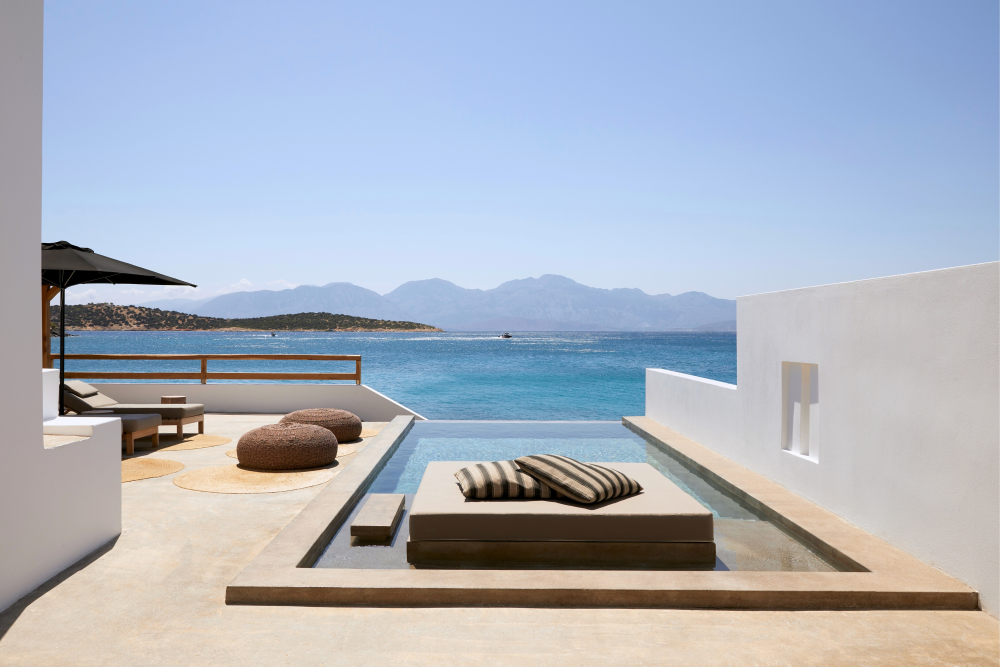
#> input picture 31. Minos Beach Art Hotel_ThreeBedroomVillawithPool.jpg, 3000 x 2000 px (shown at 1/3 size)
$ python -i carousel_builder.py   (imports and definitions only)
#> lines starting #> are read from the running program, lines starting #| are printed output that depends on the picture
#!/usr/bin/env python3
# STRANDATLAS · CAROUSEL-BUILDER  (kanonisch, persistiert 27.10.2026)
# Format: 1080x1350 (4:5).
# KANON:
#   Cover (Slide 1):  Haus-Name (Cormorant 500, creme) + Region (Jost 500 CAPS, gold, ls)
#                     — bottom-center, KEIN Eyebrow.
#   Slides 2–7:       cleane Motive (nur Crop, kein Text).
#   Schluss (Slide 8):"Das ganze Porträt" (Cormorant 500, creme)
#                     + "STRANDATLAS.DE" (Jost 500 CAPS, gold, ls) — bottom-center.
#   WICHTIG: "Porträt der Woche" / "Diese Woche im Porträt" gehört AUSSCHLIESSLICH
#            in den Story-Teaser, NIE ins Carousel.
# Text: SS=3 supersampled, Navy-Scharfschatten (+2px, blur). Cover/Schluss mit dezentem Boden-Scrim.
# API:
#   cover(src, house, region, bx=.5, by=.5) -> PIL.Image
#   clean(src, bx=.5, by=.5)                -> PIL.Image
#   closing(src, bx=.5, by=.5)              -> PIL.Image
#   src = Pfad (str) ODER PIL.Image.
import bisect
from PIL import Image, ImageDraw, ImageFont, ImageFilter, ImageOps
Image.MAX_IMAGE_PIXELS=None
FD="/root/.fonts/"
GOLD=(169,133,78); GOLDL=(235,217,176); CREME=(246,241,230); NAVY=(30,42,56)
SS=3; CW,CH=1080,1350
CORM="cormorant-garamond-500.ttf"; JOST="jost-500.ttf"
def _f(f,s): return ImageFont.truetype(FD+f,int(s*SS))
def _load(src):
    im = src if isinstance(src, Image.Image) else Image.open(src)
    return ImageOps.exif_transpose(im).convert("RGB")
def crop(src,bx=.5,by=.5,ow=CW,oh=CH):
    im=_load(src); w,h=im.size; r=ow/oh; cur=w/h
    if cur>r: nw=int(round(h*r)); x=int(round((w-nw)*bx)); im=im.crop((x,0,x+nw,h))
    else: nh=int(round(w/r)); y=int(round((h-nh)*by)); im=im.crop((0,y,w,y+nh))
    return im.resize((ow,oh),Image.LANCZOS)
def _vscrim(stops):
    m=Image.new("L",(1,CH),0); px=m.load()
    ps=[s[0] for s in stops]; al=[s[1] for s in stops]
    for y in range(CH):
        t=y/CH
        if t<=ps[0]: v=al[0]
        elif t>=ps[-1]: v=al[-1]
        else:
            i=bisect.bisect_right(ps,t)-1; fr=(t-ps[i])/(ps[i+1]-ps[i]); v=int(al[i]+(al[i+1]-al[i])*fr)
        px[0,y]=v
    return m.resize((CW,CH))
def _navy(mask):
    out=Image.new("RGBA",(CW,CH)); out.paste(Image.new("RGB",(CW,CH),NAVY),(0,0)); out.putalpha(mask); return out
def _fit(txt,font_file,base,maxw=960):
    s=base; f=_f(font_file,s)
    d=ImageDraw.Draw(Image.new("RGBA",(10,10)))
    while s>44 and d.textlength(txt,font=f) > maxw*SS:
        s-=2; f=_f(font_file,s)
    return f
def _text(items):
    sh=Image.new("RGBA",(CW*SS,CH*SS),(0,0,0,0)); ds=ImageDraw.Draw(sh)
    tx=Image.new("RGBA",(CW*SS,CH*SS),(0,0,0,0)); d=ImageDraw.Draw(tx)
    for it in items:
        f=it["font"]; t=it["text"]; ls=it.get("ls",0)*SS; col=it["fill"]; y=int(it["y"]*SS)
        wtot=sum(d.textlength(c,font=f)+ls for c in t)-ls; x=(CW*SS-wtot)/2; xx=x
        for c in t:
            ds.text((xx,y+int(2*SS)),c,font=f,fill=NAVY+(210,))
            d.text((xx,y),c,font=f,fill=col+(255,)); xx+=d.textlength(c,font=f)+ls
    sh=sh.filter(ImageFilter.GaussianBlur(int(2.4*SS)))
    return Image.alpha_composite(sh,tx).resize((CW,CH),Image.LANCZOS)
def _compose(base,scrim_stops,items):
    im=base.convert("RGBA")
    im=Image.alpha_composite(im,_navy(_vscrim(scrim_stops)))
    return Image.alpha_composite(im,_text(items)).convert("RGB")

def clean(src,bx=.5,by=.5):
    return crop(src,bx,by)

def cover(src,house,region,bx=.5,by=.5):
    base=crop(src,bx,by)
    fh=_fit(house,CORM,86)
    items=[dict(text=house,       font=fh,            fill=CREME, y=1150, ls=0),
           dict(text=region.upper(),font=_f(JOST,24), fill=GOLDL, y=1262, ls=7)]
    return _compose(base,[(0,0),(0.58,0),(0.72,int(255*0.16)),(1,int(255*0.80))],items)

def closing(src,bx=.5,by=.5):
    base=crop(src,bx,by)
    items=[dict(text="Das ganze Porträt",font=_f(CORM,72),fill=CREME, y=1150, ls=0),
           dict(text="STRANDATLAS.DE",    font=_f(JOST,27),fill=GOLDL, y=1258, ls=6)]
    return _compose(base,[(0,0),(0.52,0),(0.70,int(255*0.18)),(1,int(255*0.80))],items)

>>> from PIL import Image
>>> picture = Image.open('31. Minos Beach Art Hotel_ThreeBedroomVillawithPool.jpg')
#> picture is the input picture: PIL image 3000x2000 RGB; mean R, G, B 171.5, 178.9, 191.6
>>> result = closing(picture)
#> in crop, `im = im.crop((x, 0, x + nw, h))`:
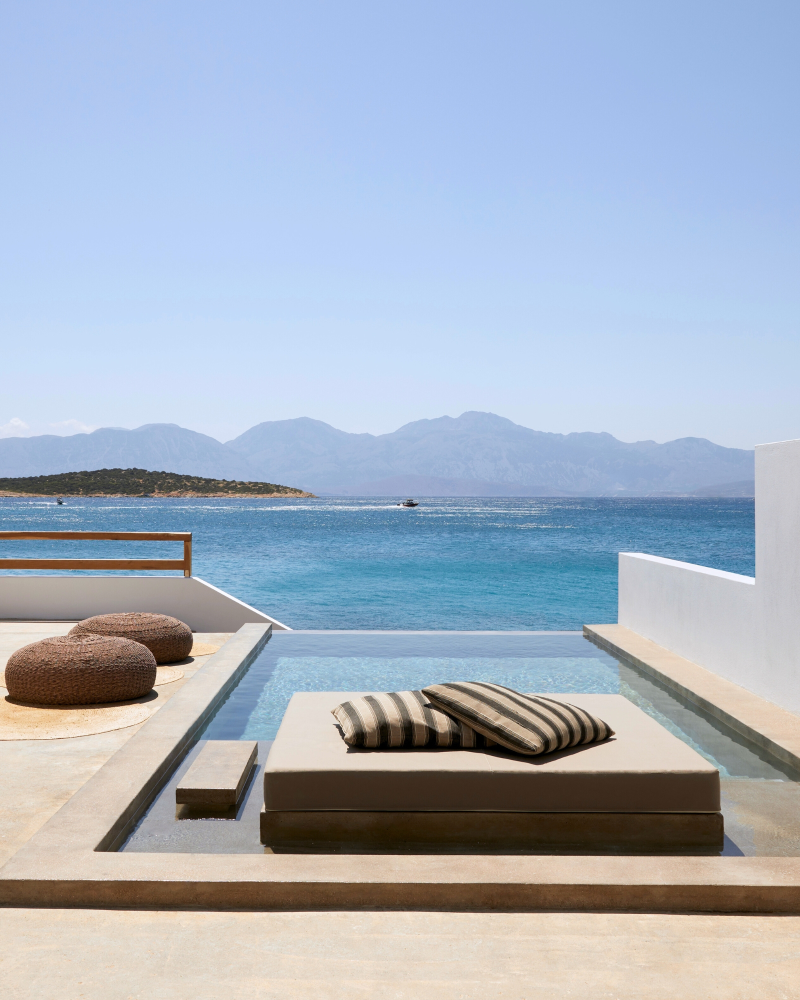
#> im: PIL image 1600x2000 RGB (shown at 1/2 size); mean R, G, B 166.6, 177.8, 193.4
#> in _navy, `out = Image.new('RGBA', (CW, CH))`: out: PIL image 1080x1350 RGBA; every value is 0
#> in _navy, `out.paste(Image.new('RGB', (CW, CH), NAVY), (0, 0))`:
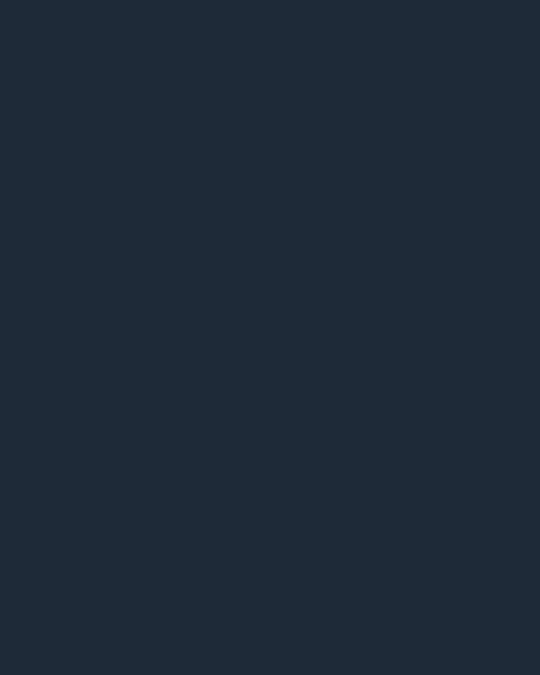
#> out: PIL image 1080x1350 RGBA (shown at 1/2 size); mean R, G, B, A 30, 42, 56, 255
#> in _navy, `out.putalpha(mask)`:
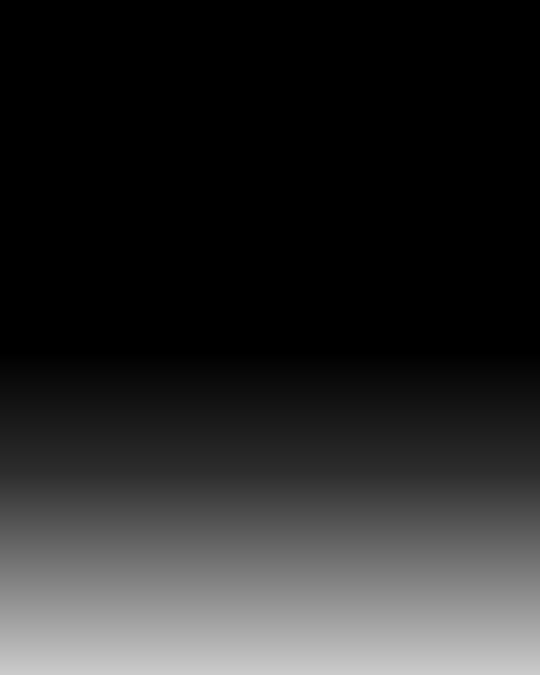
#> mask: PIL image 1080x1350 L (shown at 1/2 size); min 0, max 203, mean 41.1
#> in _navy, `out.putalpha(mask)`:
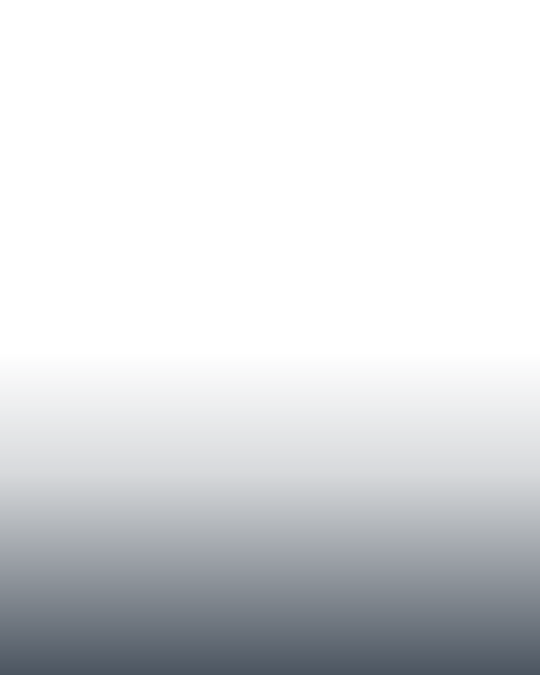
#> out: PIL image 1080x1350 RGBA (shown at 1/2 size); mean R, G, B, A 30, 42, 56, 41.1; transparent parts drawn white
#> in _compose, `im=Image.alpha_composite(im,_navy(_vscrim(scrim_stops)))`:
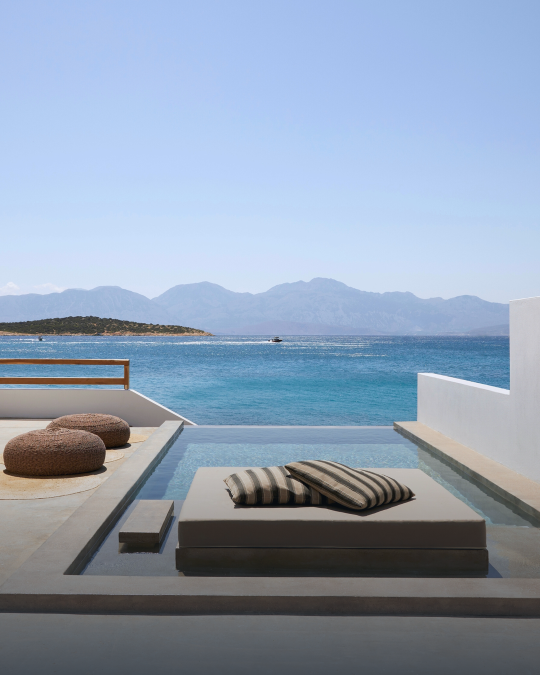
#> im: PIL image 1080x1350 RGBA (shown at 1/2 size); mean R, G, B, A 143.4, 158.7, 178.9, 255
#> in _text, `sh = Image.new('RGBA', (CW * SS, CH * SS), (0, 0, 0, 0))`: sh: PIL image 3240x4050 RGBA; every value is 0
#> the loop in _text, `for it in items:` made 2 passes
#> (wtot, x) on passes 1 to 2: (1942.9, 648.5), (965.7, 1137.1)
#> in _text, `sh=sh.filter(ImageFilter.GaussianBlur(int(2.4*SS)))`:
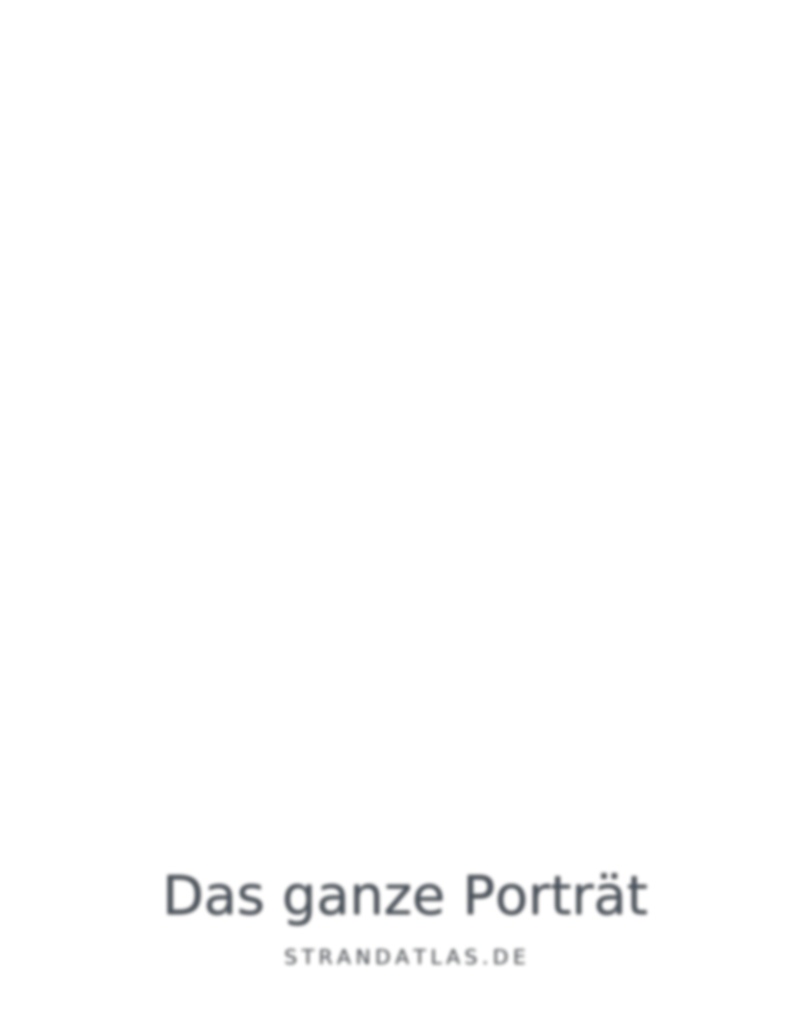
#> sh: PIL image 3240x4050 RGBA (shown at 1/4 size); mean R, G, B, A 0.2, 0.3, 0.5, 1.6; transparent parts drawn white

$ run again, on 46A29534-3F9B-444E-A06A-B6A5C69A3BF5-e1546802733600.jpg
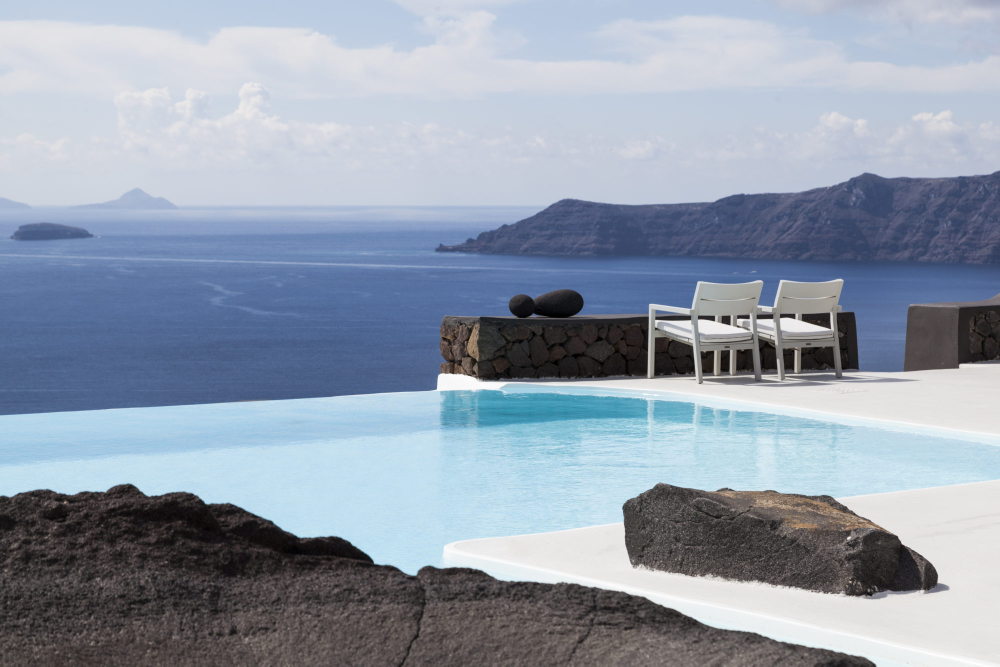
#> input picture 46A29534-3F9B-444E-A06A-B6A5C69A3BF5-e1546802733600.jpg, 2000 x 1333 px (shown at 1/2 size)
#> picture is the input picture: PIL image 2000x1333 RGB; mean R, G, B 146.3, 157, 172.2
#> in crop, `im = im.crop((x, 0, x + nw, h))`:
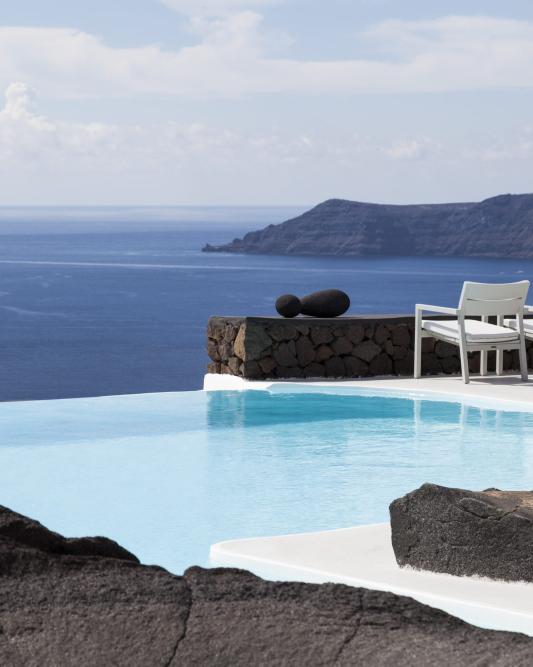
#> im: PIL image 1066x1333 RGB (shown at 1/2 size); mean R, G, B 146.5, 159.1, 174.6
#> out: PIL image 1080x1350 RGBA; every value is 0
#> in _compose, `im=Image.alpha_composite(im,_navy(_vscrim(scrim_stops)))`:
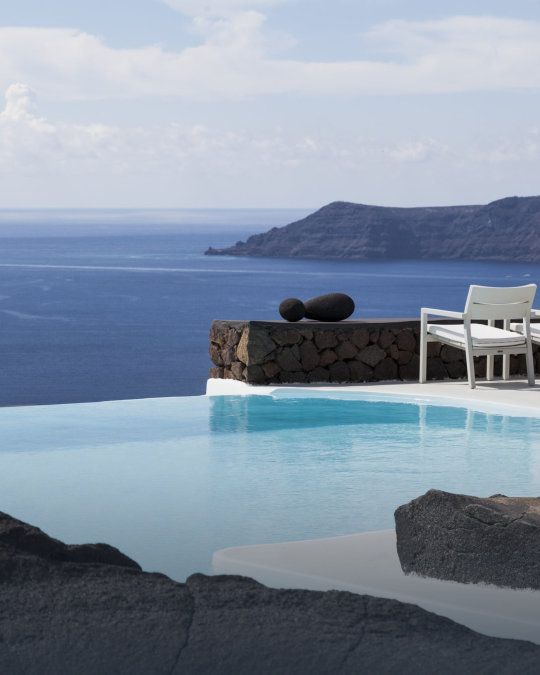
#> im: PIL image 1080x1350 RGBA (shown at 1/2 size); mean R, G, B, A 131, 144.8, 162.1, 255
#> the loop in _text, `for it in items:` made 2 passes
#> (wtot, x) on passes 1 to 2: (1942.9, 648.5), (965.7, 1137.1)

$ run again, on Ahu Bay - Anlage + Beach View Häuser.jpg
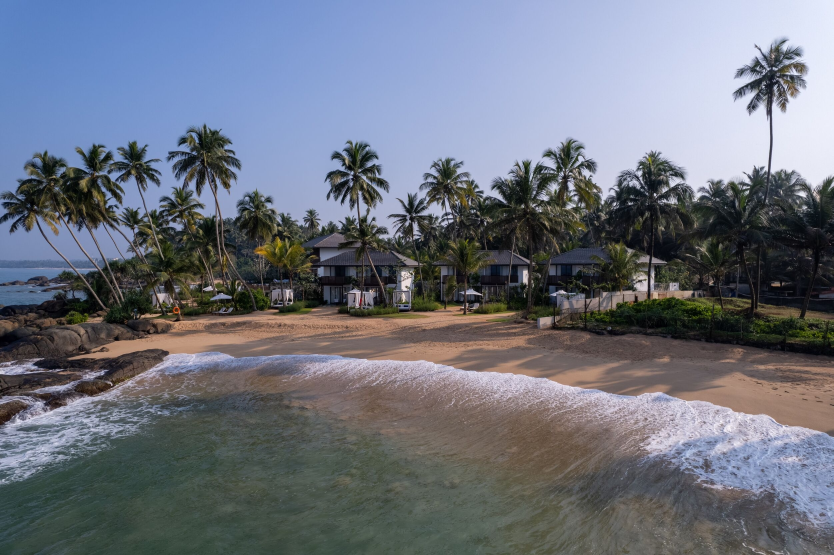
#> input picture Ahu Bay - Anlage + Beach View Häuser.jpg, 2500 x 1665 px (shown at 1/3 size)
#> picture is the input picture: PIL image 2500x1665 RGB; mean R, G, B 109.1, 114.3, 126
#> in crop, `im = im.crop((x, 0, x + nw, h))`:
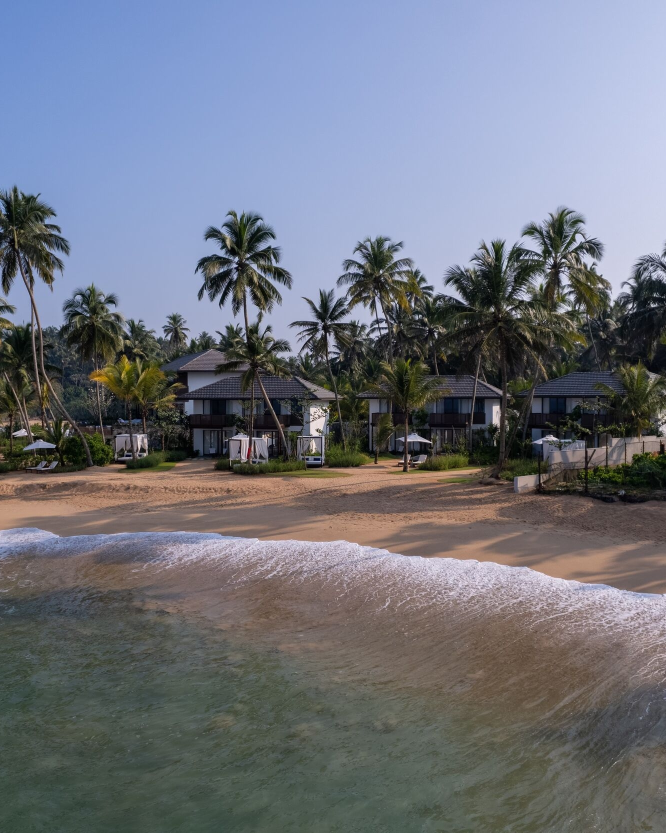
#> im: PIL image 1332x1665 RGB (shown at 1/2 size); mean R, G, B 111.6, 115.3, 125.4
#> out: PIL image 1080x1350 RGBA; every value is 0
#> in _compose, `im=Image.alpha_composite(im,_navy(_vscrim(scrim_stops)))`:
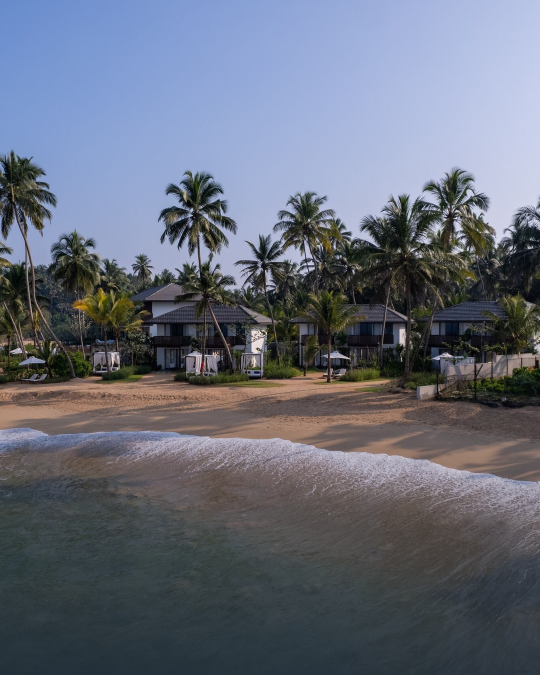
#> im: PIL image 1080x1350 RGBA (shown at 1/2 size); mean R, G, B, A 101.6, 107, 120.6, 255
#> the loop in _text, `for it in items:` made 2 passes
#> (wtot, x) on passes 1 to 2: (1942.9, 648.5), (965.7, 1137.1)
